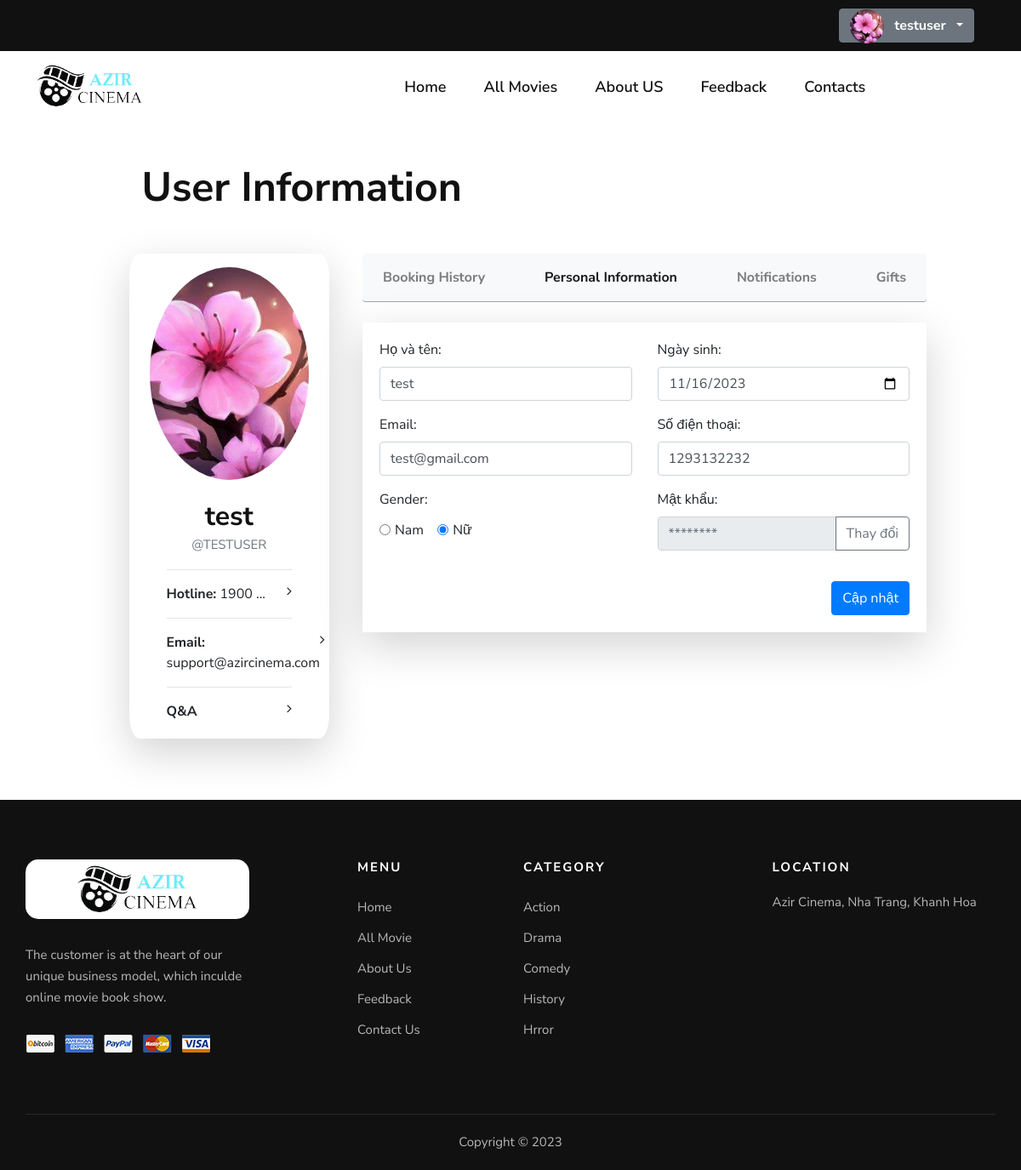
The app's page /user_info.php (signed in) with its own data.
### tables this page shows
CREATE TABLE `users` (
  `id` int(11) NOT NULL,
  `username` varchar(30) NOT NULL,
  `name` varchar(50) NOT NULL,
  `email` varchar(50) NOT NULL,
  `password` varchar(255) NOT NULL,
  `phone` varchar(15) NOT NULL,
  `birthday` varchar(50) NOT NULL,
  `image` varchar(100) NOT NULL,
  `gender` bit(1) NOT NULL
);

### user_info.php (the view, shortened to what this page needs)
<!DOCTYPE html>
<html lang="en">
<head>
    <?php
    include_once('templates/styles.php')
    ?>
</head>
<body>
<?php
include("templates/header.php");
?>
<?php
    $user_id = $_SESSION['user_id'];
    $query = "SELECT username, `name`, email, phone, birthday, image, gender FROM users WHERE id = $user_id";
    try {
        $result = $conn->query($query);
        $user = $result->fetch_assoc();
    } catch (Exception $e) {
        $msg = "An error occurred: " . $e->getMessage();
        $error = 1;
    }
?>
<div class="container-fluid mt-5 mb-5 px-lg-5">
    <div class="row">
        <div class="col-lg-11 offset-1">
            <h2 class="part-line ml-lg-4">User Information</h2>
        </div>
    </div>
    <div class="row my-5">
        <div class="offset-xl-1 col-xl-3 px-xl-4">
            <div class="card border-0 shadow-lg mb-4 px-xl-4">
                <img src="uploads/<?php echo $user['image']; ?>" alt="User Image"
                     class="card-img-top rounded-circle mx-auto d-block mt-3"
                     style="width: 250px; height: 250px; object-fit: cover;">
                <div class="card-body text-center">
                    <h3 class="card-title mt-1"><?php echo $user['name']; ?></h3>
                    <p class="card-text text-muted text-uppercase">@<?php echo $user['username']; ?></p>
                    <ul class="list-unstyled text-left">
                        <hr>
                        <li class="d-flex justify-content-between"><span><strong>Hotline:</strong> 1900 ...</span> <i
                                    class="fa fa-angle-right"></i></li>
                        <hr>
                        <li class="d-flex justify-content-between"><span><strong>Email:</strong> support@azircinema.com</span>
                            <i class="fa fa-angle-right"></i></li>
                        <hr>
                        <li class="d-flex justify-content-between"><span><strong>Q&A</strong></span> <i
                                    class="fa fa-angle-right"></i></li>
                    </ul>
                </div>
            </div>
        </div>
        <div class="col-xl-8">
            <div class="row">
                <div class="col-11">
                    <nav class="navbar navbar-expand-sm navbar-light bg-light mb-4 rounded"
                         style="border-bottom: 1px solid rgb(160 163 167);">
                        <ul class="navbar-nav w-100 d-flex justify-content-between font-weight-bold text-capitalize">
                            <li class="nav-item">
                                <a class="nav-link" href="./booking_history.php">Booking History</a>
                            </li>
                            <li class="nav-item">
                                <a class="nav-link active">Personal Information</a>
                            </li>
                            <li class="nav-item">
                                <a class="nav-link" href="#">Notifications</a>
                            </li>
                            <li class="nav-item">
                                <a class="nav-link" href="#">Gifts</a>
                            </li>
                        </ul>
                    </nav>
                </div>
            </div>
            <div class="row">
                <div class="col-11">
                    <div class="card border-0 shadow-lg mb-4 rounded-0">
                        <div class="card-body">
                            <form action="update_user_info.php" method="post" id="updateForm">
                                <div class="row mb-3">
                                    <div class="col-md-6">
                                        <label for="name">Họ và tên:</label>
                                        <input type="text" class="form-control" id="name" name="name"
                                               value="<?php if (isset($user)) echo $user['name']; ?>" required>
                                    </div>
                                    <div class="col-md-6">
                                        <label for="birthday">Ngày sinh:</label>
                                        <input type="date" class="form-control" id="birthday" name="birthday"
                                               value="<?php if (isset($user)) echo $user['birthday']; ?>" required>
                                    </div>
                                </div>
                                <div class="row mb-3">
                                    <div class="col-md-6">
                                        <label for="email">Email:</label>
                                        <input type="email" class="form-control" id="email" name="email"
                                               value="<?php if (isset($user)) echo $user['email']; ?>" required>
                                    </div>
                                    <div class="col-md-6">
                                        <label for="phone">Số điện thoại:</label>
                                        <input type="tel" class="form-control" id="phone" name="phone"
                                               value="<?php if (isset($user)) echo $user['phone']; ?>" required>
                                    </div>
                                </div>
                                <div class="row mb-3">
                                    <div class="col-md-6">
                                        <label>Gender:</label>
                                        <div class="form-group my-1">
                                            <div class="form-check form-check-inline">
                                                <input class="form-check-input" type="radio" name="gender" id="male"
                                                       value="Male" <?php if (isset($user)) echo ($user['gender'] == 0) ? 'checked' : ''; ?>>
                                                <label class="form-check-label" for="male">Nam</label>
                                            </div>
                                            <div class="form-check form-check-inline">
                                                <input class="form-check-input" type="radio" name="gender" id="female"
                                                       value="Female" <?php if (isset($user)) echo ($user['gender'] == 1) ? 'checked' : ''; ?>>
                                                <label class="form-check-label" for="female">Nữ</label>
                                            </div>
                                        </div>
                                    </div>
                                    <div class="col-md-6">
                                        <label for="password">Mật khẩu:</label>
                                        <div class="input-group">
                                            <input type="password" class="form-control" id="password" name="password"
                                                   placeholder="********" disabled>
                                            <div class="input-group-append">
                                                <button class="btn btn-outline-secondary" type="button"
                                                        data-toggle="modal" data-target="#changePasswordModal">Thay đổi
                                                </button>
                                            </div>
                                        </div>
                                    </div>
                                </div>
                                <div class="row">
                                    <div class="col-md-12">
                                        <button type="button" class="btn btn-primary float-right" id="updateBtn">Cập nhật</button>
                                    </div>
                                </div>
                            </form>
                        </div>
                    </div>
                </div>
            </div>
        </div>
    </div>
</div>
<?php
include("templates/footer.php");
?>
</body>
</html>

### templates/header.php (shortened to what this page needs)
<header class="header">
    <div class="header__top">
        <div class="container">
            <div class="row">
                <div class="col-lg-6 col-md-7">
                </div>
                <?php
                require_once("config/db_connect.php");
                if (isset($_SESSION['username'])) {
                $username = $_SESSION['username'];
                $result = $conn->query("SELECT * FROM users WHERE username ='" . $username . "'");
                ?>
                <div class="col-lg-6 col-md-5">
                    <div class="header__top__right">
                        <div class="header__top__links">
                            <div class="dropdown">
                                <button class="btn btn-fix btn-secondary dropdown-toggle" type="button" id="dropdownMenuButton" data-toggle="dropdown" aria-haspopup="true" aria-expanded="false">
                                    <?php
                                    if (mysqli_num_rows($result) > 0) {
                                        while ($row = mysqli_fetch_array($result)) {
                                            if ($row['image'] == '') {
                                                echo '<img src="../assets/images/img_avatar.png" alt="Avatar" class="avatar mr-2">';
                                            } else {
                                                ?>  <img src="uploads/<?php echo $row["image"]; ?>" alt="Avatar"
                                                         class="avatar mr-2">
                                                <?php
                                            }
                                        }
                                    }
                                    ?>
                                    <span class="font-weight-bold mr-1"><?php echo $_SESSION['username']; ?></span>
                                </button>
                            </div>
                        </div>
                            <?php
                        }
                        ?>
                    </div>
                </div>
            </div>
        </div>
    </div>
    <div class="container">
        <div class="row">
            <div class="col-lg-3 col-md-3">
                <div class="header__logo">
                    <a href="./index.php"><img src="assets/images/logo.png" alt="" style="width: 150px;"></a>
                </div>
            </div>
            <div class="col-lg-9 col-md-9">
                <nav class="header__menu mobile-menu">
                    <ul>
                        <li><a href="index.php">Home</a></li>
                        <li><a href="all_movies.php">All Movies</a></li>
                        <li><a href="about.php">About US</a></li>
                        <li><a href="feedback.php">Feedback</a></li>
                        <li><a href="contact.php">Contacts</a></li>
                    </ul>
                </nav>
            </div>
        </div>
    </div>
</header>

### assets/css/style.css (style rules this page uses)
html, body { height: 100%; font-family: "Nunito Sans", sans-serif; -webkit-font-smoothing: antialiased; }
h1, h2, h3, h4, h5, h6 { margin: 0; color: #111111; font-weight: 400; font-family: "Nunito Sans", sans-serif; }
h2 { font-size: 36px; }
h3 { font-size: 30px; }
p { font-size: 15px; font-family: "Nunito Sans", sans-serif; color: #3d3d3d; font-weight: 400; line-height: 25px; margin: 0 0 15px 0; }
img { max-width: 100%; }
ul, ol { padding: 0; margin: 0; }
.header { background: #ffffff; }
.header__top { background: #111111; padding: 10px 0; }
.header__top__right { text-align: right; }
.header__top__links { display: inline-block; margin-right: 25px; }
.header__top__links span { color : #ffff; }
.avatar { vertical-align: middle; width: 40px; height: 40px; border-radius: 50%; }
.header__logo { padding: 10px 0; }
.header__logo a { display: inline-block; }
.header__menu { text-align: center; padding: 26px 0 25px; }
.header__menu ul li { list-style: none; display: inline-block; margin-right: 40px; position: relative; }
.header__menu ul li:last-child { margin-right: 0; }
.header__menu ul li a { font-size: 18px; color: #111111; display: block; font-weight: 600; position: relative; padding: 3px 0; }
.header__menu ul li a:after { position: absolute; left: 0; bottom: 0; width: 100%; height: 2px; background: #e53637; content: ""; -webkit-transition: all, 0.5s; -o-transition: all, 0.5s; transition: all, 0.5s; -webkit-transform: scale(0); -ms-transform: scale(0); transform: scale(0); }
img { vertical-align: middle; }
.card { border-radius: 5%; }
.card-img-top { border-radius: 5%; }
.btn-primary { size: 20%; margin-top: 20px; }
.card img { height: 270px; }
.card-title { margin-top: -15px; }
.card-text { margin-top: -10px; }
img, video, iframe, embed, object { max-width: 100%; height: auto; }
.row { display: -ms-flexbox; display: flex; -ms-flex-wrap: wrap; flex-wrap: wrap; margin-right: -15px; margin-left: -15px; }
h2 { font-size: 3rem; font-weight: 700; }
h3 { font-size: 2rem; font-weight: 700; }
.btn, .form-control { height: 40px; }
@media only screen and (min-width: 1200px) { .container { max-width: 1170px; } }

### templates/styles.php (style rules this page uses)
.btn-fix { padding: 0 .75rem; }

### records on screen
users: image (picture), name "test", username "TESTUSER", birthday "11/16/2023", email "test@gmail.com", phone "1293132232", gender "☐ Nam", gender "☑ Nữ"

### other values on screen
$_SESSION['username'] "testuser"
